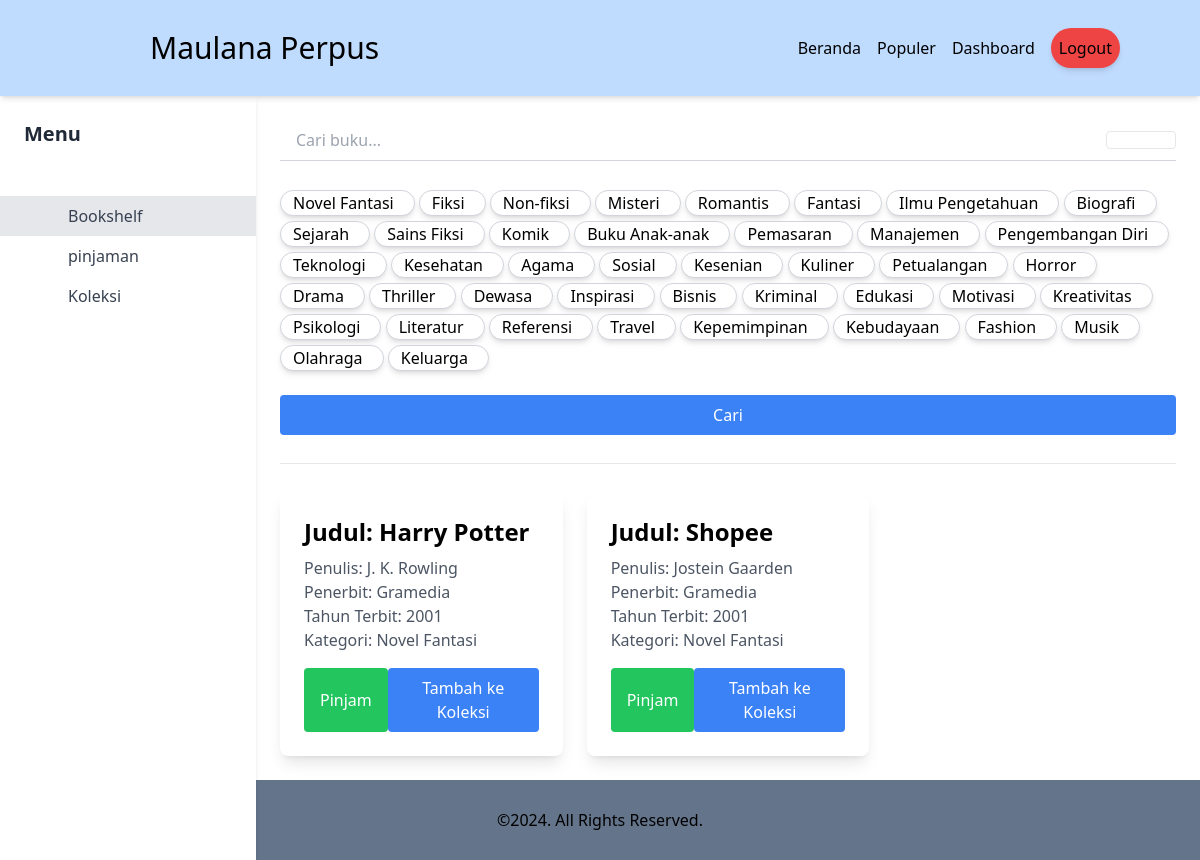
The page /user/index.php (signed in) on the database as committed earlier.
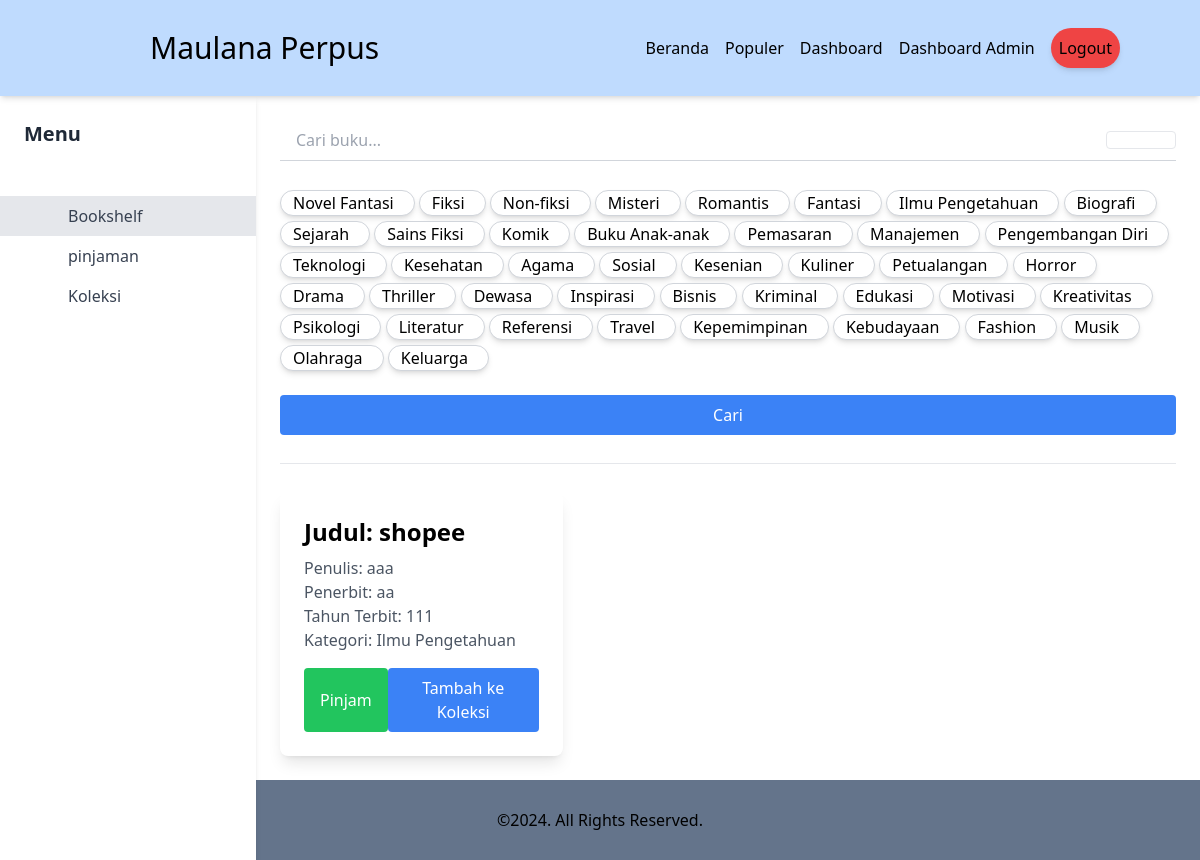
The same page on the database as committed later.
### tables this page shows
CREATE TABLE `kategoribuku` (
  `KategoriID` int(11) NOT NULL,
  `NamaKategori` varchar(255) NOT NULL
);

CREATE TABLE `buku` (
  `BukuID` int(11) NOT NULL,
  `Judul` varchar(255) NOT NULL,
  `KategoriBukuID` int(11) NOT NULL,
  `Penulis` varchar(255) NOT NULL,
  `Penerbit` varchar(255) NOT NULL,
  `TahunTerbit` int(4) NOT NULL
);

### utils.php (called while the page is built, shortened)
<?php
function verifikasiSession($sesi, $key) {
    try {
        $decBase64 = base64_decode($sesi);
        $method = "AES-256-CBC";
        $ivLength = openssl_cipher_iv_length($method);
        $iv = substr($decBase64, 0, $ivLength);
        $encText = substr($decBase64, $ivLength);
        $dec = openssl_decrypt($encText, $method, $key, 0, $iv);
        $array = json_decode($dec, true);
        return $array;
    } catch (Exception $e) {
        return false;
    }
}
function kapital($text) {
  $kata_kecil = [
    'dan',
    'atau',
    'tetapi',
    'dengan',
    'serta',
    'ke',
    'di',
    'dari',
    'pada',
    'untuk',
    'oleh',
    'yang',
    'karena',
    'bagi',
    'seperti',
    'dalam',
    'atas',
    'ke',
    'dengan'
  ];
  $kalimat_array = preg_split('/([.?!])\s*/', $text, -1, PREG_SPLIT_DELIM_CAPTURE);
  $hasil = '';
  for ($i = 0; $i < count($kalimat_array); $i += 2) {
    if (isset($kalimat_array[$i])) {
      $kalimat = trim($kalimat_array[$i]);
      if (!empty($kalimat)) {
        $kata_array = explode(' ', $kalimat);
        $kata_array[0] = ucfirst(strtolower($kata_array[0]));
        for ($j = 1; $j < count($kata_array); $j++) {
          $kata = strtolower($kata_array[$j]);
          if (in_array($kata, $kata_kecil)) {
            $kata_array[$j] = $kata;
          } else {
            $kata_array[$j] = ucfirst($kata);
          }
        }
        $hasil .= implode(' ', $kata_array);
      }
    }
  }
  return trim($hasil);
}

### connection.php (called while the page is built, shortened)
<?php
try {
  $json = file_get_contents(__DIR__ . "/config.json");
  $config = json_decode($json, true);
} catch (Exception $e) {
  echo "Error mysql <br>".$e->getMessage();
}

### user/bookshelf-page.php (the view, shortened to what this page needs)
<form action="" method="get">
    <form action="#" method="GET">
            <div class="flex items-center border-b border-gray-300">
                <input
                    type="text"
                    name="q"
                    placeholder="Cari buku..."
                    class="flex-grow py-2 px-4 focus:outline-none focus:border-blue-500"
                >
                <button
                    type="submit"
                    class="bg-transparant border text-white px-4 py-2 rounded hover:bg-blue-600 transition duration-200"
                >
                </button>
            </div>
        </form>
</form>
<div id="kategori" class="mt-6  ">
    <form action="" method="post">
        <div  class="columns-1 gap-20">
            <?php
                $query = $conn->query("select * from kategoribuku");
                $kategoriData = $query->fetchAll();
                foreach($kategoriData as $value) {
            ?>
            <label class="flex items-center justify-center border border-gray-300 rounded-full bg-white shadow-md hover:shadow-lg pe-5 transition duration-200 cursor-pointer inline-flex">
                <?= kapital($value['NamaKategori']) ?>
            </label>
            <?php } ?>
        </div>
        <button type="submit" class="w-full mt-6 bg-blue-500 text-white px-4 py-2 rounded hover:bg-blue-600 transition duration-200">
            Cari
        </button>
        <hr class="mt-7 mb-7">
    </form>
</div>
<div class="grid grid-cols-1 sm:grid-cols-2 lg:grid-cols-3 gap-6">
    <?php
        if(isset($_GET["q"])) {
            $queryBuku = $conn->prepare("
            SELECT
                buku.BukuID,
                buku.Judul,
                buku.Penulis,
                buku.Penerbit,
                buku.TahunTerbit,
                kategoribuku.NamaKategori
            FROM
                buku
            LEFT JOIN
                kategoribuku_relasi ON buku.BukuID = kategoribuku_relasi.BukuID
            LEFT JOIN
                kategoribuku ON kategoribuku.KategoriID = kategoribuku_relasi.KategoriID
            WHERE
                buku.Judul LIKE :polaJudul OR
                buku.Penulis LIKE :polaPenulis OR
                buku.Penerbit LIKE :polaPenerbit OR
                buku.TahunTerbit LIKE :polaTahun
            ");
            $searchQuery = isset($_GET["q"]) ? $_GET["q"] : "";
            $queryBuku->bindValue(":polaJudul", "%$searchQuery%", PDO::PARAM_STR);
            $queryBuku->bindValue(":polaPenulis", "%$searchQuery%", PDO::PARAM_STR);
            $queryBuku->bindValue(":polaPenerbit", "%$searchQuery%", PDO::PARAM_STR);
            $queryBuku->bindValue(":polaTahun", "%$searchQuery%", PDO::PARAM_STR);
            $queryBuku->execute();
            $dataBuku = $queryBuku->fetchAll(PDO::FETCH_ASSOC);
        } else {
            $queryBuku = $conn->query("
                SELECT
                    buku.BukuID,
                    buku.Judul,
                    buku.Penulis,
                    buku.Penerbit,
                    buku.TahunTerbit,
                    kategoribuku.NamaKategori
                FROM
                    buku
                LEFT JOIN
                    kategoribuku_relasi ON buku.BukuID = kategoribuku_relasi.BukuID
                LEFT JOIN
                    kategoribuku ON kategoribuku.KategoriID = kategoribuku_relasi.KategoriID;
            ");
            $dataBuku = $queryBuku->fetchAll();
        }
        if(isset($dataBuku)) {
            foreach($dataBuku as $value) {
    ?>
    <div class="bg-white rounded-lg shadow-lg p-6 transition-transform transform hover:scale-105">
        <h2 class="text-2xl font-semibold mb-2">Judul: <?= $value['Judul'] ?></h2>
        <p class="text-gray-600">Penulis: <?= $value['Penulis'] ?></p>
        <p class="text-gray-600">Penerbit: <?= $value['Penerbit'] ?></p>
        <p class="text-gray-600">Tahun Terbit: <?= $value['TahunTerbit'] ?></p>
        <p class="text-gray-600">Kategori: <?= $value['NamaKategori'] ?></p>
        <div class="mt-4 flex justify-between">
            <button class="bg-green-500 text-white px-4 py-2 rounded hover:bg-green-600 transition"><a href="?page=borrowup&id=<?= $value['BukuID'] ?>">Pinjam</a></button>
            <button class="bg-blue-500 text-white px-4 py-2 rounded hover:bg-blue-600 transition"><a href="?page=addcollection&id=<?= $value['BukuID'] ?>">Tambah ke Koleksi</a></button>
        </div>
    </div>
    <?php }} else { ?>
        <h1 class="text-4xl">Data buku tidak ditemukan</h1>
    <?php } ?>
</div>

### user/index.php (shortened to what this page needs)
<?php
    require_once "../connection.php";
    require_once "../utils.php";
    $page = $_GET['page'] ?? 'bookshelf';
?>
<!DOCTYPE html>
<html lang="en">
<head>
    <script src="https://cdn.tailwindcss.com"></script>
</head>
<body>
    <nav class="sticky bg-blue-200 justify-between flex flex-row px-20 shadow-md" style="z-index: 9999999;width: 100vw; height: 12vh; top: 0">
        <div class="flex justify-around flex-row items-center">
            <h1 class="text-3xl">Maulana Perpus</h1>
        </div>
        <ul class="list-none flex justify-start flex-row items-center gap-4">
            <li><a href="..">Beranda</a></li>
            <li><a href="../populer.php">Populer</a></li>
            <li><a href="./">Dashboard</a></li>
            <?php
                $dataSesi = verifikasiSession($_SESSION["loginsesi"] ?? false, $config['key']);
                if($dataSesi != false) {
                    if($dataSesi['status'] == true || $dataSesi['status'] == 1) {
                        if($dataSesi['role'] == 2) {
                            echo <<<HTML
                                <li><a href="../staff">Dashboard Admin</a></li>
                            HTML;
                        }
                    }
                }
            ?>
            <li class="p-2 shadow-md border-black hover:scale-125 rounded-full bg-red-500"><a href="../logout.php">Logout</a></li>
        </ul>
    </nav>
    <div id="container" class="flex">
        <div class="w-64 bg-white shadow-md h-screen  fixed left-0">
            <div class="p-6">
                <h1 class="text-xl font-bold text-gray-800">Menu</h1>
            </div>
            <nav class="mt-6">
                <ul>
                    <li class="<?= ($page == 'bookshelf') ? 'bg-gray-200' : '' ?> hover:bg-gray-200">
                        <a href="?page=bookshelf" class="block px-4 py-2 text-gray-700 flex items-center"><img src="https://www.svgrepo.com/show/455392/bookshelf-library.svg" class="w-9 me-4" alt=""> Bookshelf</a>
                    </li>
                    <li class="<?= ($page == 'borrow') ? 'bg-gray-200' : '' ?> hover:bg-gray-200">
                        <a href="?page=borrow" class="block px-4 py-2 text-gray-700 flex items-center"><img src="https://www.svgrepo.com/show/58793/take-out-from-the-cart.svg" class="w-9 me-4" alt=""> pinjaman</a>
                    </li>
                    <li class="<?= ($page == 'collection') ? 'bg-gray-200' : '' ?> hover:bg-gray-200">
                        <a href="?page=collection" class="block px-4 py-2 text-gray-700 flex items-center"><img src="https://www.svgrepo.com/show/501146/collection.svg" class="w-9 me-4" alt=""> Koleksi</a>
                    </li>
                </ul>
            </nav>
        </div>
        <div class="flex-1 p-6 ms-64">
            <?php
                $valid_pages = ['borrow', 'collection', 'borrowup', 'bookshelf', 'addcollection', 'deletecollection'];
                if (in_array($page, $valid_pages) && file_exists("$page-page.php")) {
                    include "$page-page.php";
                }
            ?>
        </div>
    </div>
    <footer style="width: 100vw; height: 10vh" class="flex justify-center items-center bg-slate-500">
        &copy;<span id="th"></span>. All Rights Reserved.
    </footer>
</body>
</html>

### user/index.php (style rules this page uses)
* { margin: 0; padding: 0; box-sizing: border-box; }

Rows that differ between the two databases and show on the page:
removed buku: Judul "Harry Potter", Penulis "J. K. Rowling", Penerbit "Gramedia", TahunTerbit "2001", kategoribuku.NamaKategori "Novel Fantasi"
removed buku: Judul "Shopee", Penulis "Jostein Gaarden", Penerbit "Gramedia", TahunTerbit "2001", kategoribuku.NamaKategori "Novel Fantasi"
added buku: Judul "shopee", Penulis "aaa", Penerbit "aa", TahunTerbit "111", kategoribuku.NamaKategori "Ilmu Pengetahuan"
Other text that changed with them:
text now shown: "Dashboard Admin"
